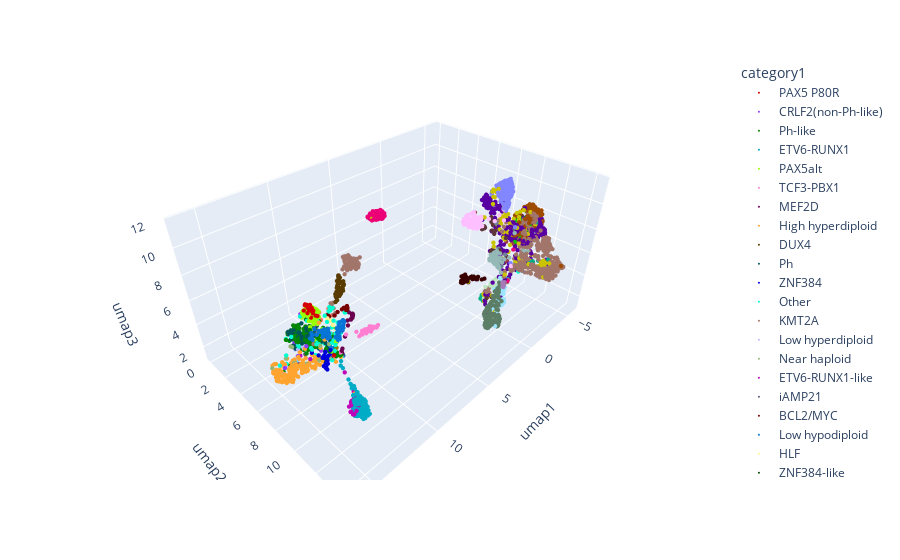

The code cell stored with this chart in its notebook:
### Code cell
df = rdata.obsm['X_umap']
df = pd.DataFrame(df)
df.columns = ["umap1", "umap2", "umap3"]
df["category1"] = rdata.obs["category1"].values
df.index = rdata.obs.index
fig = px.scatter_3d(df, x='umap1', y='umap2', z='umap3',
              color='category1', color_discrete_sequence = palette)
fig.update_traces(marker_size = 1.5)
fig.show()
